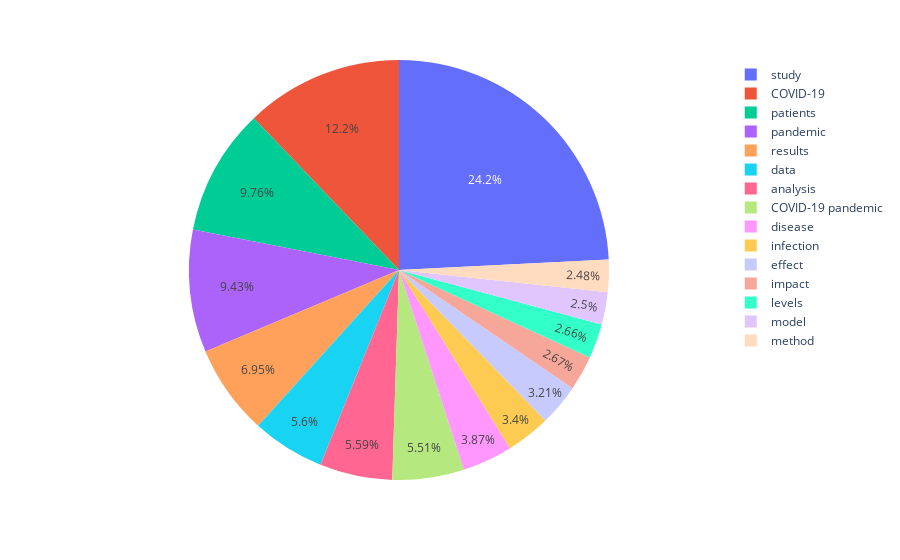

Notebook source saved alongside this figure:
### Markdown cell above
### 2021

### Code cell
df_select = select_df(df_cncpt, 'World', 2021)
fig = px.pie(df_select, values='values', names='concept')
fig.show()

### Figure 1 — Plotly figure (JSON) as saved in the notebook; plotly's stock layout.template omitted (floating-point values rounded to 4 significant figures)
{"data": [{"domain": {"x": [0, 1], "y": [0, 1]}, "hovertemplate": "concept=%{label}<br>value=%{value}<extra></extra>", "labels": ["study", "COVID-19", "patients", "pandemic", "results", "data", "analysis", "COVID-19 pandemic", "disease", "infection", "effect", "impact", "levels", "model", "method"], "legendgroup": "", "name": "", "showlegend": true, "type": "pie", "values": [5316000000.0, 2669000000.0, 2144000000.0, 2072000000.0, 1527000000.0, 1230000000.0, 1229000000.0, 1211000000.0, 849700000.0, 746800000.0, 705800000.0, 587500000.0, 583400000.0, 548900000.0, 545000000.0]}], "layout": {"legend": {"tracegroupgap": 0}, "margin": {"t": 60}}}
